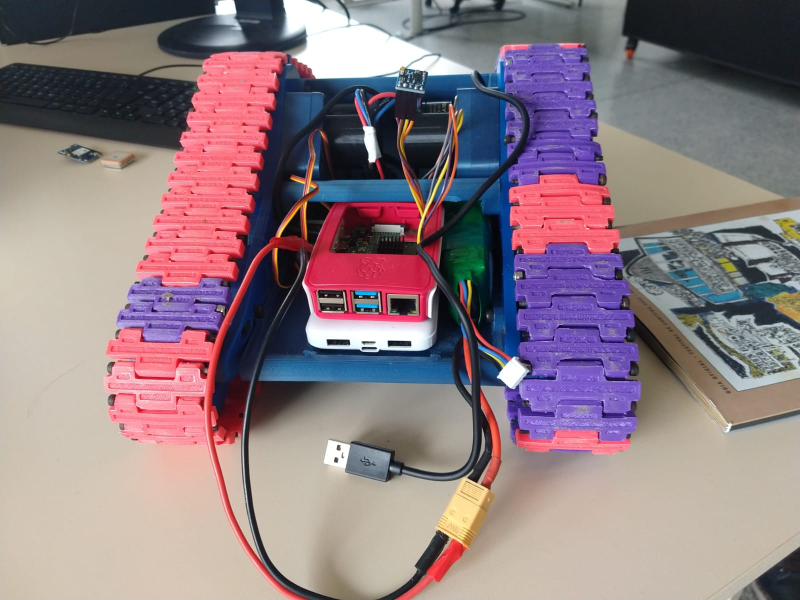
#> input picture Imagens/oROBÔros.jpeg, 1600 x 1200 px, given in place of the camera (shown at 1/2 size)
$ python followOrange.py
#> lines starting #> are read from the running program, lines starting #| are printed output that depends on the picture; after the words box and inside, x2 and y2 are one past the last pixel; in counts of white or black regions, pixels touching at a corner belong together
import cv2
import numpy as np
import time
import RPi.GPIO as GPIO
import threading

def segueCone():
    cap = cv2.VideoCapture(0)
    ret, capture = cap.read()
#> capture is the input picture: shape (1200, 1600, 3); mean B, G, R 130.4, 124.4, 142.9

    width = int(cap.get(3))
    height =(cap.get(4))

    minimum_area = 250
    maximum_area = 100000

    lowerOrangeLA = np.array([0, 68, 255])
    upperOrangeLA = np.array([180, 255, 255])

    #lower_orange = np.array([0, 150, 194])
    #upper_orange = np.array([180, 255, 255])

    lowerLaranjaLD = np.array([0, 109, 36])
    upperLaranjaLD = np.array([180, 255, 255])

    centerImageX = width / 2
    centerImageY = height / 2

    GPIO.setwarnings(False)
    GPIO.setmode(GPIO.BOARD)

    GPIO.setup(29, GPIO.OUT)
    GPIO.setup(33, GPIO.OUT)

    escEsq = GPIO.PWM(29, 50)
    escDir = GPIO.PWM(33, 50)

    escEsq.start(0)
    escDir.start(0)


    while True:
        ret, capture = cap.read()

        hsv = cv2.cvtColor(capture, cv2.COLOR_BGR2HSV)
#> hsv: shape (1200, 1600, 3); mean H, S, V 74.9, 74.9, 156.5

        laranja  = cv2.inRange(hsv, lowerLaranjaLD, upperLaranjaLD)
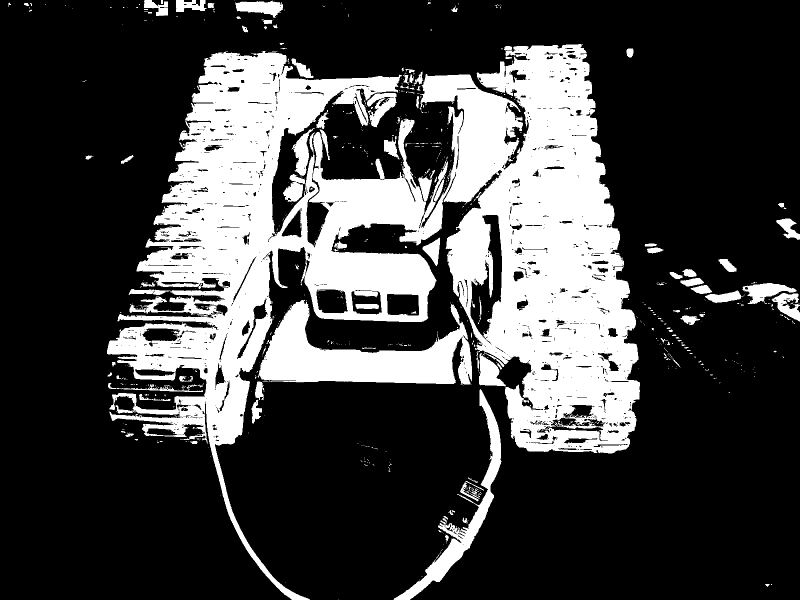
#> laranja: shape (1200, 1600) (shown at 1/2 size); 26.3% white; 745 white regions (634 under 20 px), largest, box (x1, y1, x2, y2) and area: (214, 88, 1280, 1200) 426867, (516, 600, 944, 770) 33986, (787, 778, 1003, 1200) 11371

        blur = cv2.GaussianBlur(laranja,(7, 7), 0)

        mask = cv2.Canny(blur, 50, 150)
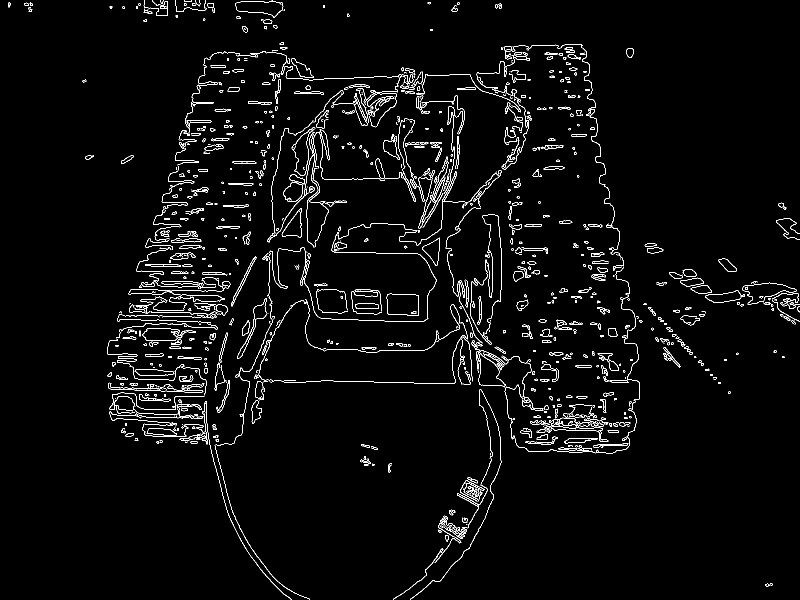
#> mask: shape (1200, 1600) (shown at 1/2 size); 2.8% white in thin lines or dots

        contorno, _ = cv2.findContours(mask, cv2.RETR_EXTERNAL, cv2.CHAIN_APPROX_SIMPLE)
#> contorno = 1000 contours, 684 with area under 20; largest, box (x1, y1, x2, y2) and area: (773, 587, 838, 632) 2566, (471, 0, 567, 36) 2017, (957, 706, 1012, 775) 2010, (544, 264, 637, 495) 1574, (474, 597, 535, 718) 1120

        areaObject = 0
        objectX = 0
        objectY = 0

        for contours in contorno:
            areaContorno = cv2.contourArea(contours)

            if areaContorno > 1200:
                x, y, width, height = cv2.boundingRect(contours)
                cv2.rectangle(capture, (x,y), (x + width, y + height), (0, 0, 255), 3)
                areaFound = width * height
                centerX = x + (width / 2)
                centerY = y + (height / 2)

                if areaObject < areaFound:
                    areaObject = areaFound
                    objectX = centerX
                    objectY = centerY

                if areaObject > 0:
                    coneLocation = [areaObject, objectX, objectY]

                else:
                    coneLocation = None

                if coneLocation:

                    if (coneLocation[0] > minimum_area) and (coneLocation[0] < maximum_area):

                        if coneLocation[1] > (centerImageX + (width/3)):
                            escDir.ChangeDutyCycle(6.6)
                            escEsq.ChangeDutyCycle(6.2)
                            print("Indo para direita")

                        elif coneLocation[1] < (centerImageX - (width/3)):
                            escDir.ChangeDutyCycle(6.4)
                            escEsq.ChangeDutyCycle(7.2)
                            print("Indo para esquerda")

                        else:
                            escDir.ChangeDutyCycle(6.4)
                            escEsq.ChangeDutyCycle(7)
                            print("Indo para frente")

                    elif (coneLocation[0] < minimum_area):
                        escEsq.ChangeDutyCycle(7)
                        escDir.ChangeDutyCycle(0)
                        print("procurando cone")

                    else:
                        escEsq.ChangeDutyCycle(0)
                        escDir.ChangeDutyCycle(0)
#> this loop made 1000 passes
#> (areaContorno, x, y, width, height, areaFound, centerX, centerY) on passes 249, 755: (2010, 957, 706, 55, 69, 3795, 984.5, 740.5), (1574.5, 544, 264, 93, 231, 21483, 590.5, 379.5)
#> (areaContorno, x, y, width, height, areaFound, centerX, centerY) on passes 437, 995: (2566.5, 773, 587, 65, 45, 2925, 805.5, 609.5), (2017, 471, 0, 96, 36, 3456, 519, 18)
#| Indo para direita
#| Indo para direita
#| Indo para esquerda
#| Indo para esquerda
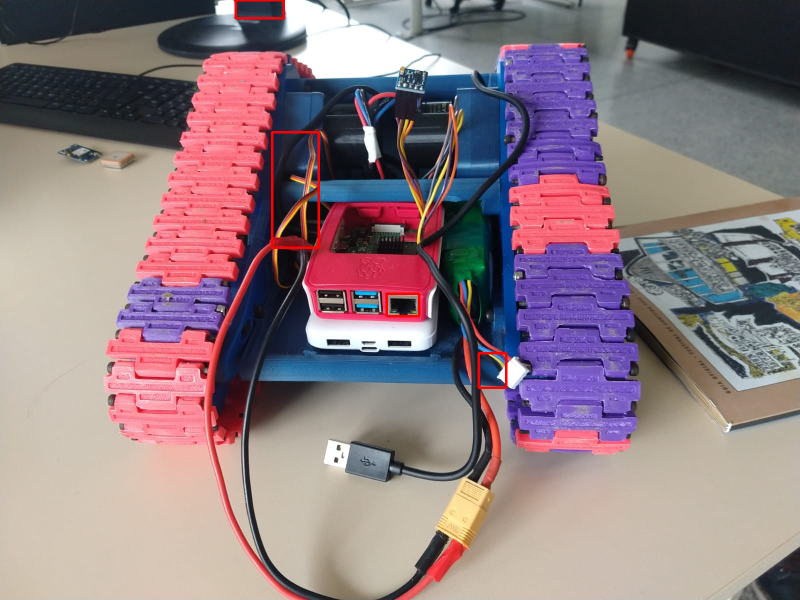
#> capture: shape (1200, 1600, 3) (shown at 1/2 size); 0.35% of pixels changed, all inside (x1, y1, x2, y2) = (469, 0, 1015, 778)
#> after the loop, areaObject = 21483; objectX = 590.5; objectY = 379.5


        key = cv2.waitKey(1)
#> (key q is pressed here)
        if key == ord('q'):
            break


    cap.release()
    cv2.destroyAllWindows()

segueCone()
